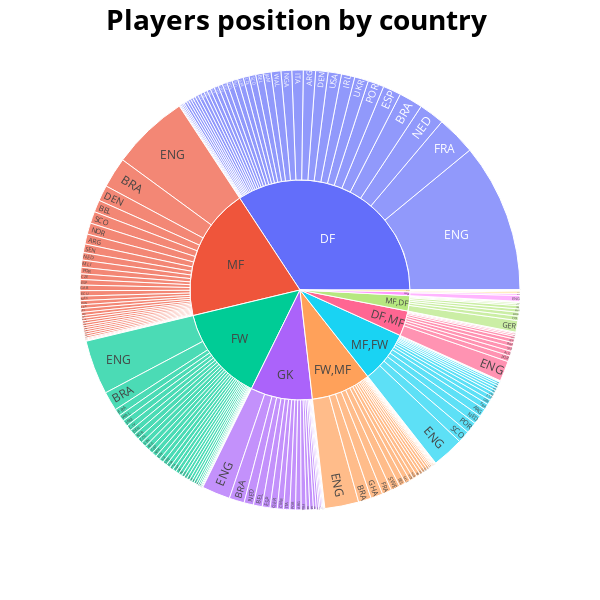

Notebook code for this chart:
### Code cell
fig = px.sunburst(stat, 
                   path=['Pos', 'Nation'], 
                   values='Starts', 
                 )
fig.update_layout(title_text='<b>Players position by country <b>', 
                  title_x=0.5, 
                  titlefont=dict(color='black', 
                            size=28,),
                  width=600,
                  height=600,
                  showlegend=False,
                 )
iplot(fig)

### Figure 1 — Plotly figure (JSON) as saved in the notebook; plotly's stock layout.template omitted (floating-point values rounded to 4 significant figures; data arrays with more than 128 entries replaced by an {"elided": "..."} marker saying what was removed)
{"data": [{"branchvalues": "total", "domain": {"x": [0.0, 1.0], "y": [0.0, 1.0]}, "hovertemplate": "labels=%{label}<br>Starts=%{value}<br>parent=%{parent}<br>id=%{id}<extra></extra>", "ids": {"elided": "225 str values"}, "labels": {"elided": "225 str values"}, "name": "", "parents": {"elided": "225 str values"}, "type": "sunburst", "values": {"elided": "225 int values"}}], "layout": {"height": 600, "legend": {"tracegroupgap": 0}, "margin": {"t": 60}, "showlegend": false, "title": {"font": {"color": "black", "size": 28}, "text": "<b>Players position by country <b>", "x": 0.5}, "width": 600}}
